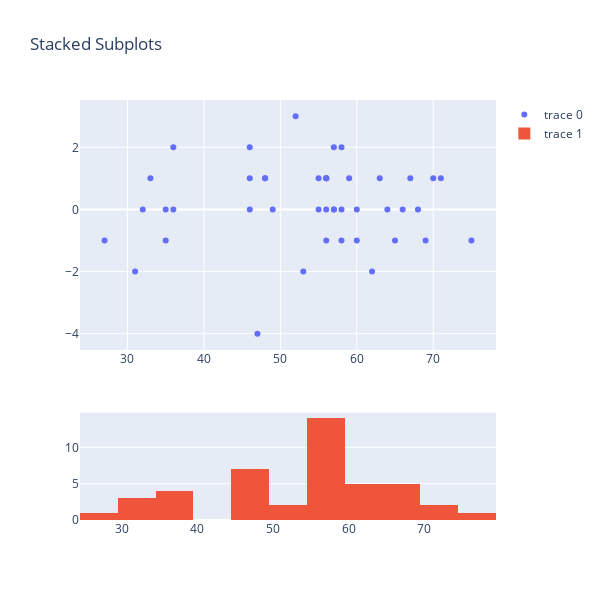

Source (notebook cell):
### Code cell
from plotly.subplots import make_subplots
fig = make_subplots(rows=2, cols=1, row_width=[0.3, 0.7])

fig.append_trace(go.Scatter(x=df4CompleteGraph['BP-H'],
    y=df4CompleteGraph['GoalDiff'], mode='markers', ), row=1, col=1)

fig.append_trace(go.Histogram(x=df4CompleteGraph["BP-H"], nbinsx=20), row=2, col=1)

fig.update_layout(height=600, width=600, title_text="Stacked Subplots")
fig.show()

### Figure 1 — Plotly figure (JSON) as saved in the notebook; plotly's stock layout.template omitted (floating-point values rounded to 4 significant figures)
{"data": [{"mode": "markers", "type": "scatter", "x": [59, 55, 46, 68, 35, 55, 56, 46, 57, 57, 69, 71, 48, 58, 56, 66, 33, 57, 36, 32, 60, 62, 31, 35, 48, 36, 47, 27, 53, 49, 67, 75, 58, 60, 64, 56, 58, 70, 56, 56, 65, 63, 52, 46], "xaxis": "x", "y": [1, 0, 2, 0, -1, 1, -1, 0, 0, 2, -1, 1, 1, 0, 1, 0, 1, 0, 0, 0, -1, -2, -2, 0, 1, 2, -4, -1, -2, 0, 1, -1, -1, 0, 0, 1, 2, 1, 0, 1, -1, 1, 3, 1], "yaxis": "y"}, {"nbinsx": 20, "type": "histogram", "x": [59, 55, 46, 68, 35, 55, 56, 46, 57, 57, 69, 71, 48, 58, 56, 66, 33, 57, 36, 32, 60, 62, 31, 35, 48, 36, 47, 27, 53, 49, 67, 75, 58, 60, 64, 56, 58, 70, 56, 56, 65, 63, 52, 46], "xaxis": "x2", "yaxis": "y2"}], "layout": {"height": 600, "title": {"text": "Stacked Subplots"}, "width": 600, "xaxis": {"anchor": "y", "domain": [0, 1]}, "xaxis2": {"anchor": "y2", "domain": [0, 1]}, "yaxis": {"anchor": "x", "domain": [0.405, 1]}, "yaxis2": {"anchor": "x2", "domain": [0, 0.255]}}}
